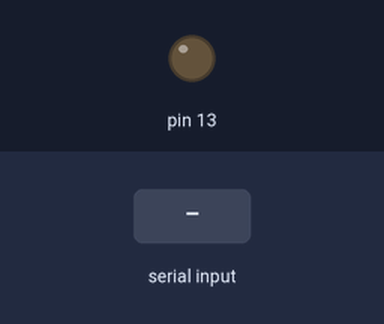
Simulated run of this sketch. Board: Arduino Uno, built with avr-gcc and run on an emulated ATmega328P. Shown: output pins drawn as LEDs (lit = HIGH). Inputs (shaded band) come from the test bench. What the sketch prints to the serial monitor is not drawn.

Above: at 1.2 s.
1.3 s: byte 30 received over Serial
Timing chart, 0 to 4.3 s (numbered marks = the images above; inputs shaded):
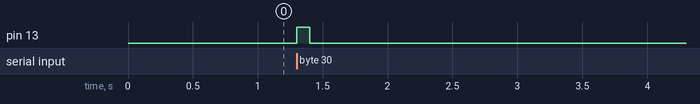

The sketch:

serialReceiver_test.ino
```cpp
int incomingByte = 0;   // for incoming serial data

void setup() {
        Serial.begin(9600);     // opens serial port, sets data rate to 9600 bps
        pinMode(13, OUTPUT);
}

void loop() {
        digitalWrite(13, LOW);
        // send data only when you receive data:
        if (Serial.available() > 0) {
                // read the incoming byte:
                incomingByte = Serial.read();
                digitalWrite(13, HIGH);
                delay(100);
                digitalWrite(13, LOW);
                // say what you got:
                Serial.print("I received: ");
                Serial.println(incomingByte, DEC);
        }
}
```

Measured:
- after the input at 1.3 s, pin 13: LOW → HIGH at once, → LOW 0.10 s later
